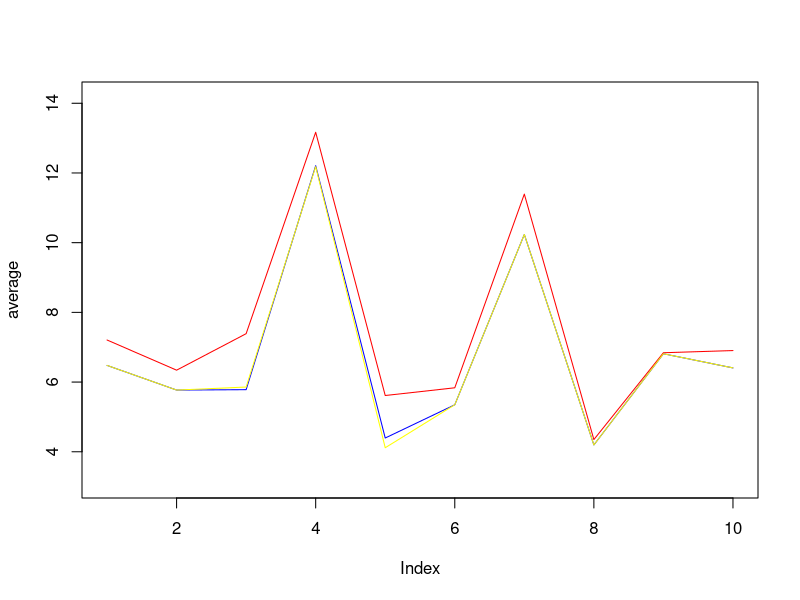

Generate this figure with R:
#The Injury Severity Score: A Decision-Theoretic Perspective

number <-0 #number of simulations of duration t.end
average1 <-c(100)
average<-c(100)
average3 <-c(100)

#p<-c(.05,.2,.49,.15,.15) #AIS grades distribution

p<-c(.05,.2,.49,.15,.15) #AIS grades distribution
for (number in seq(1, 10, by=1))
{
  
  t.end   <- 100 # duration of sim
  t.clock <- 0    # sim time
  Ta <- .5 # interarrival period
  Ts <- 1  # service period
  t1 <- 0         # time for next arrival
  t2 <- t.end     # time for next departure
  tn <- t.clock   # tmp var for last event time
  tb <- 0         # tmp var for last busy-time start
  n <- 0          # number in system
  s <- 0          # cumulative number-time product
  b <- 0          # total busy time
  c <- 0          # total completions
  qc <- 0         # plot instantaneous q size
  tc <- 0         # plot time delta
  patient <-0     # Regular ISSS Scores list
  patient1 <-0     # Sum AIS Scores list
  patient3 <-0     # Cube AIS Scores list
  plotSamples<-100
  temp<-0
  time <-0        # Arrival time of patient i
  waiting <-0 #waiting times regular
  waiting1 <-0 #waiting times sum
  waiting3 <-0 #waiting times cube
  
  arrival <-0 #arrival times
  critical <-0 #patients witih critical injuries
  
  A <-0
  B <-0
  C <-0
  ISS <-0
  ISS1 <-0
  ISS3 <-0
  
  
  score <-c(6)
  priority <-0
  j<-1
  i<- 0
  k <-0
  while (t.clock < t.end) {
    if (t1 < t2) {      # arrival event
      
      
      t.clock <- t1
      s <- s + n * (t.clock - tn)  # delta time-weighted number in queue
      n <- n + 1
      
      # score[1] <-sample(1:5,1,replace=TRUE,prob=c(.04,.2,.5,.13,.13))
      
      score[1] <-sample(1:5,1,replace=TRUE,prob=p)
      score[2] <-sample(1:5,1,replace=TRUE,prob=p)
      score[3] <-sample(1:5,1,replace=TRUE,prob=p)
      score[4] <-sample(1:5,1,replace=TRUE,prob=p)
      score[5] <-sample(1:5,1,replace=TRUE,prob=p)
      score[6] <-sample(1:5,1,replace=TRUE,prob=p)
      
      if ((score[6]==5)||(score[5]==5)||(score[4]==5)||(score[3]==5)||(score[2]==5)||(score[1]==5))
      {critical <-append(critical,i)
      }  
      i<-i+1
      
      A <-max(score)
      B <-sort(score, partial=5)[5]
      C <-sort(score, partial=4)[4]
      ISS <-A^2 +B^2 +C^2
      ISS1 <-A+B+C
      ISS3 <-(A)^3 +(B)^3 +(C)^3
      patient <- append(patient, ISS)
      patient1 <- append(patient1, ISS1) 
      patient3 <- append(patient3, ISS3) 
      arrival<-append(arrival,t.clock)
      
      
      if (t.clock < plotSamples) { 
        
        qc <- append(qc,n)
        
        tc <- append(tc,t.clock)
      }
      tn <- t.clock
      t1 <- t.clock + rexp(1, 1/Ta)
      if(n == 1) { 
        
        tb <- t.clock
        t2 <- t.clock + rexp(1, 1/Ts)  # exponential  interarrival period
      }
    } else {            # departure event
      
      t.clock <- t2
      s <- s + n * (t.clock - tn)  # delta time-weighted number in queue
      n <- n - 1
      priority<-which.max(patient)
      priority1<-which.max(patient1)
      priority3<-which.max(patient3)
      
      waiting<-append(waiting,(t.clock-arrival[priority]))
      waiting1<-append(waiting1,(t.clock-arrival[priority1]))
      waiting3<-append(waiting3,(t.clock-arrival[priority3]))
      
      patient[priority]<-0
      patient1[priority1]<-0
      patient3[priority3]<-0
      
      
      if (t.clock < plotSamples) { 
        
        qc <- append(qc,n)
        
        tc <- append(tc,t.clock)
      }
      tn <- t.clock
      c <- c + 1
      if (n > 0) { 
        t2 <- t.clock + rexp(1, 1/Ts)  # exponential  service period
      }
      else { 
        t2 <- t.end
        b <- b + t.clock - tb
      }
    }   
  }
  u <- b/t.clock       # utilization B/T
  N <- s/t.clock       # mean queue length (see the Load Average notes)
  x <- c/t.clock       # mean throughput C/T
  r <- N/x             # mean residence time (from Little's law: Q = XR)
  q <- sum(qc)/max(tc) # estimated queue length for plot
  
  #waiting<-waiting[-length(waiting)]
  #waiting1<-waiting1[-length(waiting1)]
  #waiting3<-waiting3[-length(waiting3)]
  
  waiting<-waiting[is.finite(waiting)]
  waiting1<-waiting1[is.finite(waiting1)]
  waiting3<-waiting3[is.finite(waiting3)]
  
  
  #par(mfrow=c(2,3))
  #plot(waiting[critical], ylim=c(0,i), type="o", col="blue", pch=20, main="Waiting time for patients with critical injuries (sum)", xlab="Person with critical injuries", ylab="Waiting time")
  #plot(waiting1[critical], ylim=c(0,i), type="o", col="blue", pch=20, main="Waiting time for patients with critical injuries (sum of Squares)", xlab="Person with critical injuries", ylab="Waiting time")
  #plot(waiting3[critical], ylim=c(0,i), type="o", col="blue", pch=20, main="Waiting time for patients with critical injuries (sum of cubes)", xlab="Person with critical injuries", ylab="Waiting time")
  
  #plot(waiting, ylim=c(0,k), type="o", col="blue", pch=20, main="Waiting time for patients (sum)", xlab="Patient", ylab="Waiting time")
  #plot(waiting1, ylim=c(0,k), type="o", col="blue", pch=20, main="Waiting time for patients (sum of Squares)", xlab="Patient", ylab="Waiting time")
  #plot(waiting3, ylim=c(0,k), type="o", col="blue", pch=20, main="Waiting time for patients (sum of cubes)", xlab="Patient", ylab="Waiting time")
  
  #plot(tc, type="o", col="blue", pch=20, main="Wait times", xlab="Person", ylab="Wait time")
  average[number]= mean(waiting)
  average1[number]=mean(waiting1)
  average3[number]=mean(waiting3)
  
}
i<-min(average,average1,average3)-1
j<-max(average,average1,average3)+1
plot(average, type="l", col="blue", ylim=c(i,j))
lines(average1, type="l", col="red")
lines(average3, type="l", col="yellow")

#library(ggplot2)
#library(dplyr)
#library(tidyr)
#df<- data.frame(seq(1,100,by=1),average,average1,average3)
#ggplot(df, mapping=aes(x=(seq(1,100,by=1)), y=average, color="red")) +geom_line()
